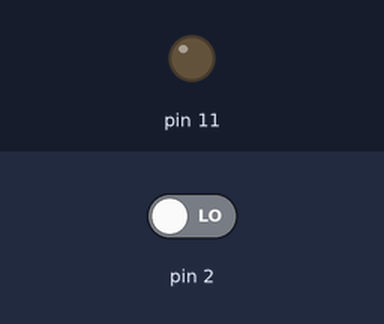
Bench run of a sketch on a simulated Arduino Uno, built with avr-gcc and run on an emulated ATmega328P. Shown: output pins drawn as LEDs (lit = HIGH). Dashed ring = blinking. Inputs (shaded band) come from the test bench; at power-on: pin 2 LOW.

Above: at 1.2 s.
1.3 s: pin 2 driven HIGH
At 1.7 s:
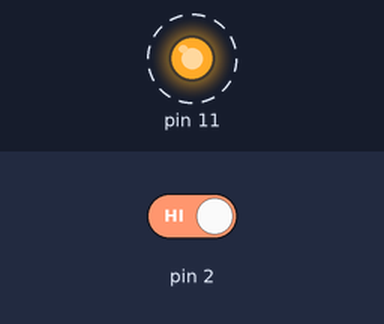
4.3 s: pin 2 driven LOW
At 5.2 s:
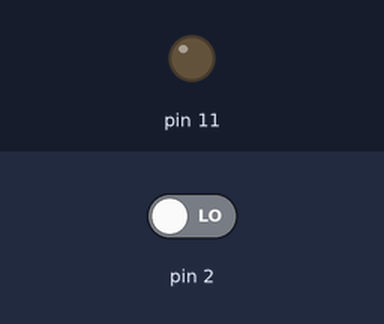
Timing chart, 0 to 7.3 s (numbered marks = the images above; inputs shaded):
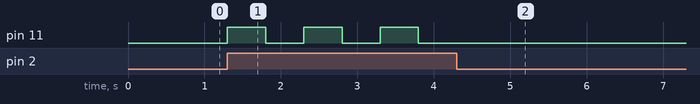

Measured:
- after the input at 1.3 s, pin 11: alternates HIGH for 0.50 s and LOW for 0.50 s, starting at once
- after the input at 4.3 s, pin 11: stops changing and stays LOW

The sketch:

opdr3.ino
```cpp
int gedrukt = true;
void setup()
{
  pinMode(11, OUTPUT);
  pinMode(2, INPUT);
}

void loop()
{
  if (digitalRead(2) == HIGH){
    if (gedrukt == true){
      digitalWrite(11, HIGH);
      gedrukt = false;
      delay(500);
    } else {
      digitalWrite(11, LOW);
      gedrukt = true;
      delay(500);
  	}
  }
}
```
